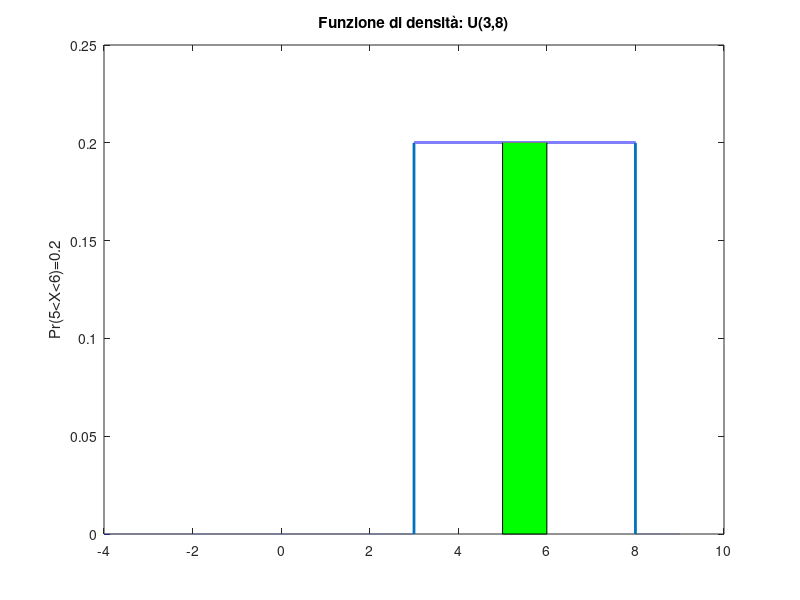

This figure's MATLAB source: (Note: this script raises an error after producing the figure.)

%% Calcolo probabilità in una U(3 8)
a=3;
b=8;

% la probabilità di ottenere un valore compreso tra 5 e 6 in U(3,8)
disp('--------------')
disp('P(5<X<6) in U(3,8)')
prob56=unifcdf(6,a,b)-unifcdf(5,a,b);
disp(prob56)

%% Visualizzazione grafica della prob. calcolata

% Calcolo della densità tramite la funzione unifpdf
x=(-a-1:0.0001:b+1)';
ypdf=unifpdf(x,a,b);
plot(x,ypdf,'LineWidth',2);
ylim([0 0.25])
title(['Funzione di densità: U('  num2str(a) ',' num2str(b) ')'])

% Istruzione hold('on') per sovrapporre il grafico che segue al grafico
% precedente
hold('on')

% a = posizione dell'ultimo valore del vettore x <=5
aa=find(x<=5,1,'last');
% b= posizione del primo valore del vettore x >=6
bb=find(x>=6,1);
% Utilizza la funzione fill nell'intervallo x(a:b)
fill(x(aa:bb),[0;ypdf(aa+1:bb-1);0],'g')
ylabel(['Pr(5<X<6)=' num2str(prob56)])
% print -depsc figs\uniffill.eps;


%% Quantili

% quantili u0.80 e u0.90 (valori che lasciano alla destra
% una prob. di 0.20 e 0.10) in U(3,8)
quant=[0.80 0.90];
disp('Quantili 0.8 e 0.9 in una U(3,8)')
disp(unifinv(quant,a,b))


%% Estrazione di n numeri da U(3,8)
% Fisso un determinato seed di numeri casuali
seed=123;
rng(seed)
n=10000;
p=1;
% rand genera valori da U(0,1).
% Trasformo i valori generati dall'intevallo [0 1]
% all'intervallo [a b]
X=rand(n,p)*(b-a)+a;
% reinizializzo il generatore di numeri casuali
rng(seed)
X1=unifrnd(a,b,n,p);
assert(max(abs(X-X1))<1e-15,"I numeri casuali sono diversi")
figure
histogram(X,'Normalization','pdf')
title(['Generazione di ' num2str(n) ' numeri da U(' ...
    num2str(a) ',' num2str(b) ')'])

% print -depsc figs\unifrand.eps;